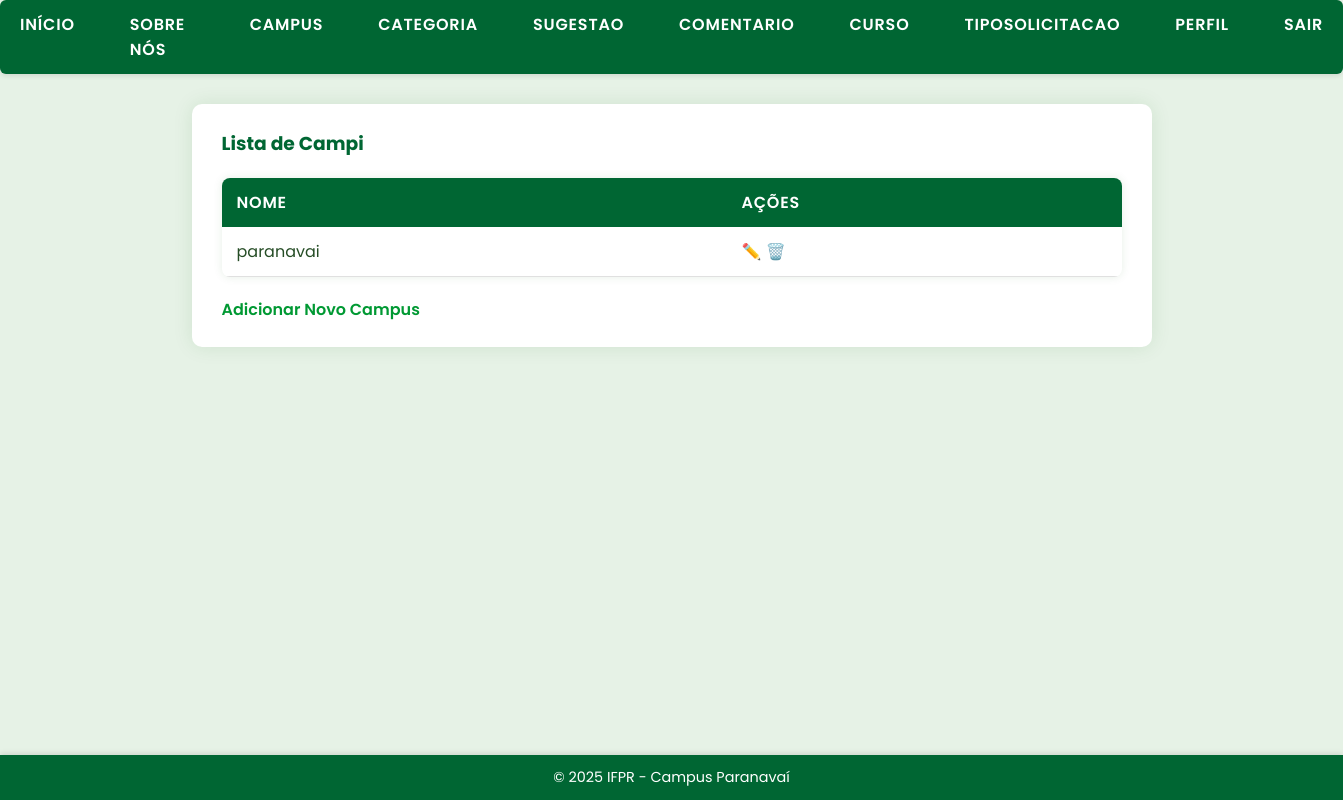
The page /listar/campi/ (signed in) on the database as committed earlier.
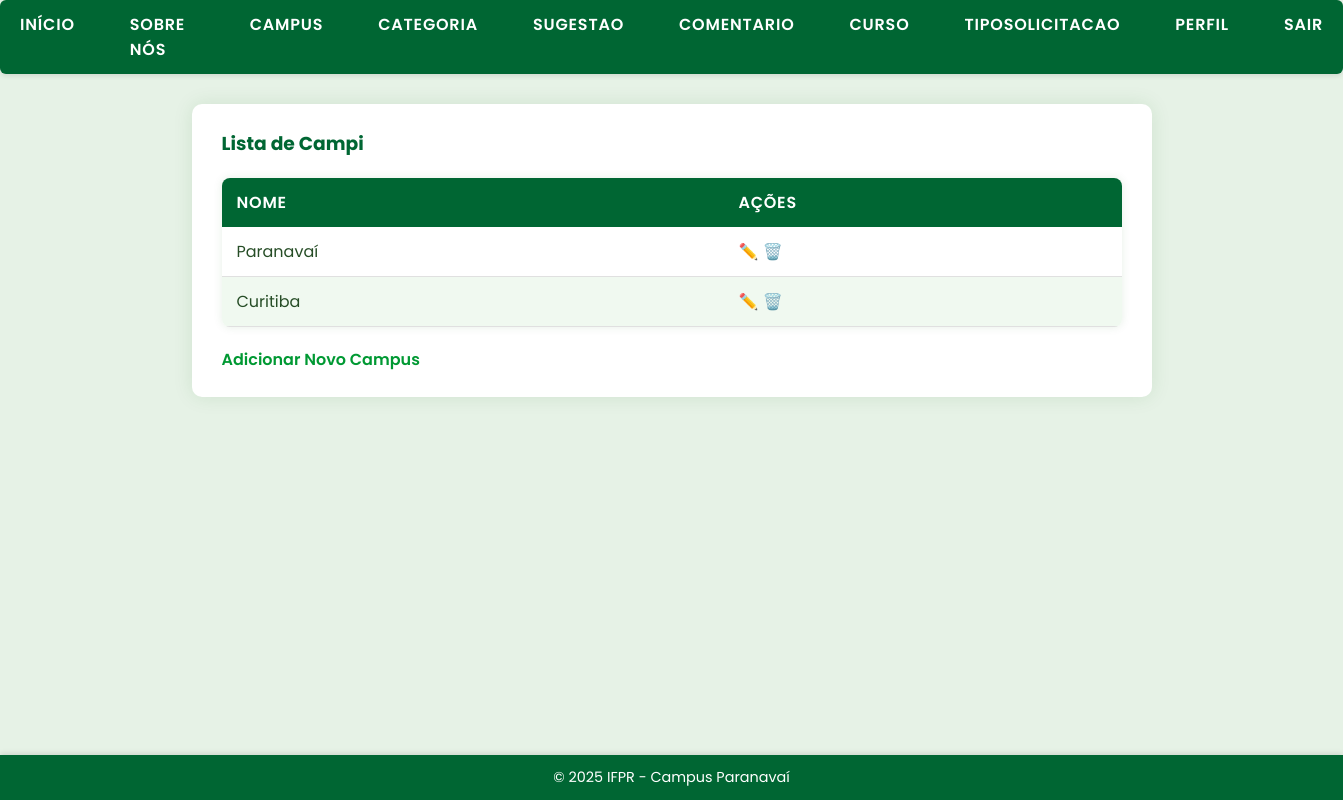
The same page on the database as committed later.
### paginas/models.py (models this page shows, shortened)
class Campus(models.Model):
    nome = models.CharField(max_length=100)

### paginas/views.py (the view)
# urls.py: path("listar/campi/", CampusList.as_view(), name="listar-campus"),
class CampusList(LoginRequiredMixin, ListView):
    model = Campus
    template_name = 'paginas/listas/campus.html'

### paginas/templates/paginas/listas/campus.html
{% extends "paginas/index.html" %}
{% load static %}
{% block conteudo %}
<h3> Lista de Campi</h3>
        <table class="table table-striped table-bordered">
            <thead class="table-dark">
                <tr>
                    <th>Nome</th>
                    <th>Ações</th>
                </tr>
            </thead>
            <tbody>
                {% for campus in object_list %}
                <tr>
                    <td>{{ campus.nome }}</td>
                    <td>
                        <a class="btn btn-warning btn-sm" href="{% url 'editar-campus' campus.pk %}">✏️</a>
                        <a class="btn btn-danger btn-sm" href="{% url 'excluir-campus' campus.pk %}">🗑️</a>
                    </td>
                </tr>
                {% empty %}
                <tr>
                    <td colspan="2" class="text-center">Nenhum campus cadastrado.</td>
                </tr>
                {% endfor %}
            </tbody>
        </table>
        <a class="btn btn-primary" href="{% url 'inserir-campus' %}">Adicionar Novo Campus</a>
   {% endblock %}

Rows that differ between the two databases and show on the page:
changed Campus: nome "paranavai" → "Paranavaí"
added Campus: nome "Curitiba"
